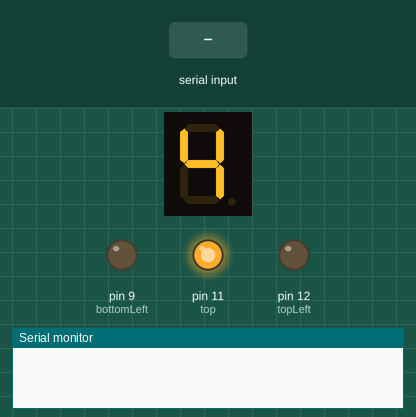
A sketch run on a simulated Arduino Uno, built with avr-gcc and run on an emulated ATmega328P. Shown: 1-digit seven-segment display, output pins drawn as LEDs (lit = HIGH), the last lines printed to the serial monitor. Wiring (inferred from the names in the program): 1-digit 7-segment display, segments lit when LOW: segments pin 10, pin 3, pin 4, pin 5, pin 7, pin 6, pin 8. Inputs (shaded band) come from the test bench. The segment pins are drawn as the display they are named for; pins used as bus, display or sensor lines are not drawn.

Above: at 2.6 s.
2.7 s: "mode1\n" received over Serial
At 5.8 s:
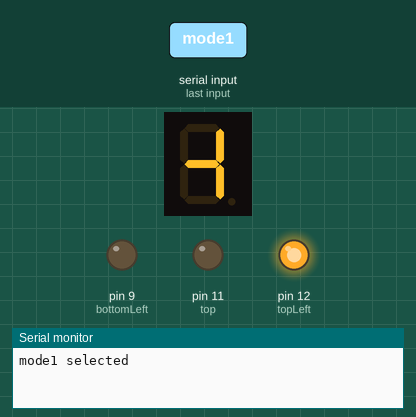
At 7.5 s:
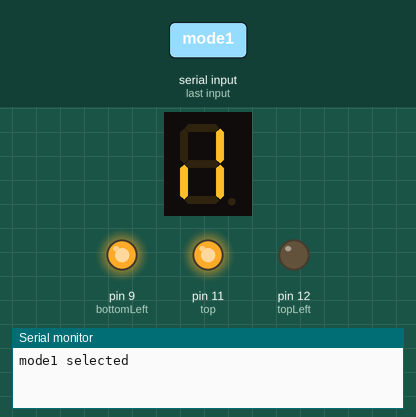
Timing chart, 0 to 20.7 s (numbered marks = the images above; inputs shaded):
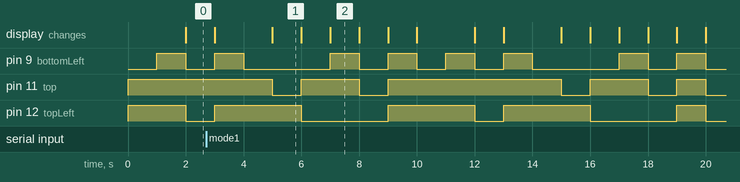

The sketch:

trafficLight.ino
```cpp
#define top 11
#define topRight 10
#define topLeft 12
#define bottom 8
#define bottomRight 7
#define bottomLeft 9
#define middle 6
#define green 3
#define yellow 4
#define red 5


int mode = 1;
String stringKamel = "";
boolean stringAmade = false;

void setup() {
  // put your setup code here, to run once:
  pinMode(top, OUTPUT);
  pinMode(topRight, OUTPUT);
  pinMode(topLeft, OUTPUT);
  pinMode(bottom, OUTPUT);
  pinMode(bottomRight, OUTPUT);
  pinMode(bottomLeft, OUTPUT);
  pinMode(middle, OUTPUT);
  pinMode(green, OUTPUT);
  pinMode(yellow, OUTPUT);
  pinMode(red, OUTPUT);
  Serial.begin(9600);
  stringKamel.reserve(200);
}

void loop() {
  // put your main code here, to run repeatedly:
  int i;
  serialReadFunction();
  if(mode == 1){
    digitalWrite(red, HIGH);
    for(i = 9;i >= 0;i--){
      writeTo7Segment(i);
      delay(1000);
      serialReadFunction();
    }
    digitalWrite(red, LOW);
    digitalWrite(green, HIGH);
    for(i = 9;i >= 0;i--){
      writeTo7Segment(i);
      delay(1000);
      serialReadFunction();
    }
    reset7Segment();
    digitalWrite(green, LOW);
    digitalWrite(yellow, HIGH);
    delay(1000);
    serialReadFunction();
    delay(1000);
    serialReadFunction();
    digitalWrite(yellow, LOW);
  }else if(mode == 2){
    reset7Segment();
    digitalWrite(green, LOW);
    digitalWrite(red, LOW);
    digitalWrite(yellow, HIGH);
    delay(1000);
    serialReadFunction();
    digitalWrite(yellow, LOW);
    delay(1000);
    serialReadFunction();
  }else if(mode == 3){
    reset7Segment();
    digitalWrite(green, LOW);
    digitalWrite(yellow, LOW);
    digitalWrite(red, HIGH);
    delay(1000);
    serialReadFunction();
    digitalWrite(red, LOW);
    delay(1000);
    serialReadFunction();
  }
}


void writeTo7Segment(int number){
  reset7Segment();
  if(number == 0){
    digitalWrite(top, HIGH);
    digitalWrite(topRight, HIGH);
    digitalWrite(topLeft, HIGH);
    digitalWrite(bottom, HIGH);
    digitalWrite(bottomRight, HIGH);
    digitalWrite(bottomLeft, HIGH);
  }else if(number == 1){
    digitalWrite(topRight, HIGH);
    digitalWrite(bottomRight, HIGH);
  }else if(number == 2){
    digitalWrite(top, HIGH);
    digitalWrite(topRight, HIGH);
    digitalWrite(middle, HIGH);
    digitalWrite(bottomLeft, HIGH);
    digitalWrite(bottom, HIGH);
  }else if(number == 3){
  digitalWrite(top, HIGH);
  digitalWrite(topRight, HIGH);
  digitalWrite(bottom, HIGH);
  digitalWrite(bottomRight, HIGH);
  digitalWrite(middle, HIGH);
  }else if(number == 4){
  digitalWrite(topRight, HIGH);
  digitalWrite(topLeft, HIGH);
  digitalWrite(bottomRight, HIGH);
  digitalWrite(middle, HIGH);
  }else if(number == 5){
  digitalWrite(top, HIGH);
  digitalWrite(topLeft, HIGH);
  digitalWrite(bottom, HIGH);
  digitalWrite(bottomRight, HIGH);
  digitalWrite(middle, HIGH);
  }else if(number == 6){
  digitalWrite(top, HIGH);
  digitalWrite(topLeft, HIGH);
  digitalWrite(bottom, HIGH);
  digitalWrite(bottomRight, HIGH);
  digitalWrite(bottomLeft, HIGH);
  digitalWrite(middle, HIGH);
  }else if(number == 7){
  digitalWrite(top, HIGH);
  digitalWrite(topRight, HIGH);
  digitalWrite(bottomRight, HIGH);
  }else if(number == 8){
  digitalWrite(top, HIGH);
  digitalWrite(topRight, HIGH);
  digitalWrite(topLeft, HIGH);
  digitalWrite(bottom, HIGH);
  digitalWrite(bottomRight, HIGH);
  digitalWrite(bottomLeft, HIGH);
  digitalWrite(middle, HIGH);
  }else if(number == 9){
  digitalWrite(top, HIGH);
  digitalWrite(topRight, HIGH);
  digitalWrite(topLeft, HIGH);
  digitalWrite(bottom, HIGH);
  digitalWrite(bottomRight, HIGH);
  digitalWrite(middle, HIGH);
  }
}

void reset7Segment(){
  digitalWrite(top, LOW);
  digitalWrite(topRight, LOW);
  digitalWrite(topLeft, LOW);
  digitalWrite(bottom, LOW);
  digitalWrite(bottomRight, LOW);
  digitalWrite(bottomLeft, LOW);
  digitalWrite(middle, LOW);
}


void serialKhan(){
  while (Serial.available()) {
    char vorudi = (char)Serial.read();
    if(vorudi == '\n'){
      stringAmade = true;
    }else{
      stringKamel += vorudi;
    }
  }
}


void serialReadFunction(){
  serialKhan();
  if(stringAmade){
    if(stringKamel == "mode1"){
      Serial.println("mode1 selected");
      mode = 1;
    }else if(stringKamel == "mode2"){
      Serial.println("mode2 selected");
      mode = 2;
    }else if(stringKamel == "mode3"){
      Serial.println("mode3 selected");
      mode = 3;
    }
    stringKamel = "";
    stringAmade = false;
  }
}
```

Measured:
- what the display in image 1 shows lasts 1.0 s, from 5.0 s to 6.0 s
